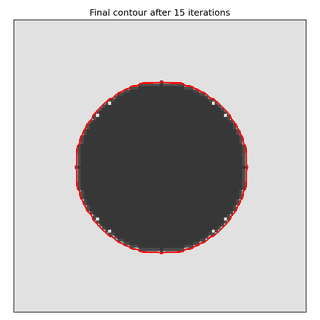
#> input picture segmentation_results/sample_input/final_contour.png, 320 x 320 px
$ python active_contour_without_edges.py --image segmentation_results/sample_input/final_contour.png   (older library calls are emulated)
#> lines starting #> are read from the running program, lines starting #| are printed output that depends on the picture; after the words box and inside, x2 and y2 are one past the last pixel; in counts of white or black regions, pixels touching at a corner belong together
#> in run_segmentation, image_bgr is the input picture: shape (320, 320, 3); mean B, G, R 188.6, 188.6, 190.5
import argparse
from pathlib import Path

import cv2
import matplotlib.pyplot as plt
import numpy as np


def initialize_level_set(shape, rectangle):
    """Create the initial level set function used by the Chan-Vese iteration."""
    height, width = shape
    y1, x1, y2, x2 = rectangle

    y1 = max(0, min(height, y1))
    y2 = max(0, min(height, y2))
    x1 = max(0, min(width, x1))
    x2 = max(0, min(width, x2))

    if y1 >= y2 or x1 >= x2:
        raise ValueError(
            "Invalid initial rectangle. Use values in the order y1 x1 y2 x2, "
            "and make sure y1 < y2 and x1 < x2."
        )

    level_set = np.ones((height, width), dtype=np.float64)
    level_set[y1:y2, x1:x2] = -1.0
    return -level_set


def chan_vese_step(level_set, image_gray, mu, nu, epsilon, step):
#> called with mu = 1, nu = 195.1, epsilon = 1, step = 0.1
    drac = (epsilon / np.pi) / (epsilon * epsilon + level_set * level_set)
#> drac: shape (320, 320) float64; every value is 0.159
    heaviside = 0.5 * (1.0 + (2.0 / np.pi) * np.arctan(level_set / epsilon))
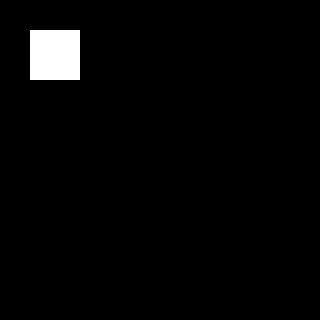
#> heaviside: shape (320, 320) float64; values 0.25 (black) and 0.75 (white), 2.4% white; 1 white region, box (x1, y1, x2, y2) and area: (30, 30, 80, 80) 2500

    gradient_y, gradient_x = np.gradient(level_set)
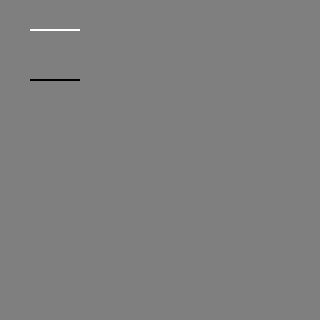
#> gradient_y: shape (320, 320) float64; min -1, max 1, mean 0; drawn with min black and max white
    gradient_norm = np.sqrt(gradient_x * gradient_x + gradient_y * gradient_y)
    normal_x = gradient_x / (gradient_norm + 1e-6)
    normal_y = gradient_y / (gradient_norm + 1e-6)

    normal_xx, _ = np.gradient(normal_x)
    _, normal_yy = np.gradient(normal_y)
    curvature = normal_xx + normal_yy

    length_term = nu * drac * curvature
    laplacian = cv2.Laplacian(level_set, cv2.CV_64F)
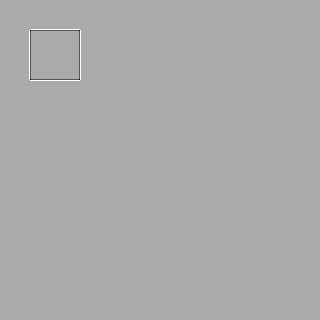
#> laplacian: shape (320, 320) float64; min -4, max 2, mean 0; drawn with min black and max white
    penalty_term = mu * (laplacian - curvature)

    inside_weighted = heaviside * image_gray
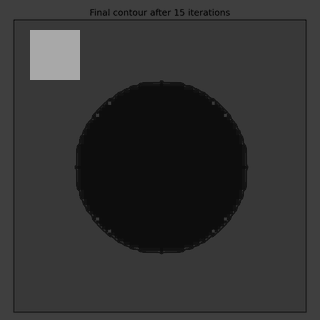
#> inside_weighted: shape (320, 320) float64; min 13.75, max 168.8, mean 50
    outside_weighted = (1.0 - heaviside) * image_gray
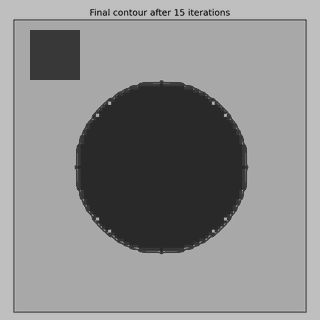
#> outside_weighted: shape (320, 320) float64; min 41.25, max 191.2, mean 139.1
    outside_mask = 1.0 - heaviside

    c1 = inside_weighted.sum() / (heaviside.sum() + 1e-10)
#> c1 = 190.9
    c2 = outside_weighted.sum() / (outside_mask.sum() + 1e-10)
#> c2 = 188.6

    cv_term = drac * (
        -1.0 * (image_gray - c1) * (image_gray - c1)
        + (image_gray - c2) * (image_gray - c2)
    )
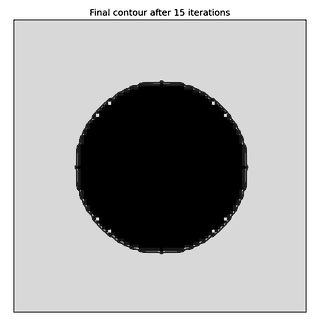
#> cv_term: shape (320, 320) float64; min -96.9, max 46.95, mean -0.4; drawn with min black and max white

    return level_set + step * (length_term + penalty_term + cv_term)
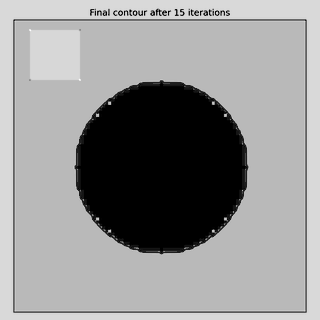
#> returned value: shape (320, 320) float64; min -10.69, max 6.14, mean -0.99; drawn with min black and max white


def draw_contour(image_rgb, level_set, title, output_path):
    plt.figure(figsize=(6, 6))
    plt.imshow(image_rgb)
    plt.xticks([])
    plt.yticks([])
    plt.contour(level_set, [0], colors="r", linewidths=2)
    plt.title(title)
    plt.tight_layout()
    plt.savefig(output_path, dpi=150)
    plt.close()


def run_segmentation(
    image_path,
    output_dir,
    init_rect,
    mu,
    nu,
    iterations,
    epsilon,
    step,
    save_every,
    display,
):
    image_path = Path(image_path)
    output_dir = Path(output_dir)
    output_dir.mkdir(parents=True, exist_ok=True)

    image_bgr = cv2.imread(str(image_path), cv2.IMREAD_COLOR)
    if image_bgr is None:
        raise FileNotFoundError(f"Could not read image file: {image_path}")

    image_gray = cv2.cvtColor(image_bgr, cv2.COLOR_BGR2GRAY).astype(np.float64)
    image_rgb = cv2.cvtColor(image_bgr, cv2.COLOR_BGR2RGB)

    level_set = initialize_level_set(image_gray.shape, init_rect)

    saved_paths = []
    for i in range(1, iterations + 1):
        level_set = chan_vese_step(level_set, image_gray, mu, nu, epsilon, step)

        if i % save_every == 0 or i == iterations:
            output_path = output_dir / f"iteration_{i:03d}.png"
            draw_contour(image_rgb, level_set, f"Iteration: {i}", output_path)
            saved_paths.append(output_path)
            print(f"Saved {output_path}")

            if display:
                preview = cv2.imread(str(output_path), cv2.IMREAD_COLOR)
                cv2.imshow("Active Contour Without Edges", preview)
                cv2.waitKey(1)

    final_path = output_dir / "final_contour.png"
    draw_contour(image_rgb, level_set, f"Final contour after {iterations} iterations", final_path)
    print(f"Saved {final_path}")

    if display:
        preview = cv2.imread(str(final_path), cv2.IMREAD_COLOR)
        cv2.imshow("Active Contour Without Edges", preview)
        cv2.waitKey(0)
        cv2.destroyAllWindows()

    return final_path, saved_paths


def parse_args():
    parser = argparse.ArgumentParser(
        description="Run Chan-Vese active contour without edges on a local image."
    )
    parser.add_argument("--image", required=True, help="Path to the input image, such as sample.bmp.")
    parser.add_argument("--output-dir", default="results", help="Directory for generated contour images.")
    parser.add_argument(
        "--init-rect",
        nargs=4,
        type=int,
        default=[30, 30, 80, 80],
        metavar=("Y1", "X1", "Y2", "X2"),
        help="Initial rectangle in pixel coordinates. Default: 30 30 80 80.",
    )
    parser.add_argument("--mu", type=float, default=1.0, help="Penalty coefficient. Default: 1.0.")
    parser.add_argument(
        "--nu",
        type=float,
        default=0.003 * 255 * 255,
        help="Length coefficient. Default: 0.003 * 255 * 255.",
    )
    parser.add_argument("--iterations", type=int, default=20, help="Number of iterations. Default: 20.")
    parser.add_argument("--epsilon", type=float, default=1.0, help="Regularized delta width. Default: 1.0.")
    parser.add_argument("--step", type=float, default=0.1, help="Iteration step size. Default: 0.1.")
    parser.add_argument("--save-every", type=int, default=2, help="Save an image every N iterations. Default: 2.")
    parser.add_argument("--display", action="store_true", help="Show OpenCV preview windows while running.")
    return parser.parse_args()


def main():
    args = parse_args()
    run_segmentation(
        image_path=args.image,
        output_dir=args.output_dir,
        init_rect=args.init_rect,
        mu=args.mu,
        nu=args.nu,
        iterations=args.iterations,
        epsilon=args.epsilon,
        step=args.step,
        save_every=max(1, args.save_every),
        display=args.display,
    )


if __name__ == "__main__":
    main()
